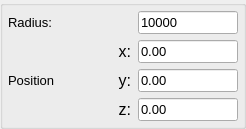
                <widget class="QGroupBox" name="groupBox_7">
                 <property name="sizePolicy">
                  <sizepolicy hsizetype="Expanding" vsizetype="Maximum">
                   <horstretch>0</horstretch>
                   <verstretch>0</verstretch>
                  </sizepolicy>
                 </property>
                 <property name="title">
                  <string/>
                 </property>
                 <layout class="QGridLayout" name="gridLayout_3">
                  <property name="leftMargin">
                   <number>5</number>
                  </property>
                  <property name="topMargin">
                   <number>5</number>
                  </property>
                  <property name="rightMargin">
                   <number>5</number>
                  </property>
                  <property name="bottomMargin">
                   <number>5</number>
                  </property>
                  <item row="0" column="0">
                   <layout class="QVBoxLayout" name="verticalLayout_16">
                    <item>
                     <layout class="QHBoxLayout" name="horizontalLayout_20">
                      <item>
                       <widget class="QLabel" name="label_radius">
                        <property name="enabled">
                         <bool>true</bool>
                        </property>
                        <property name="font">
                         <font>
                          <pointsize>10</pointsize>
                          <italic>false</italic>
                         </font>
                        </property>
                        <property name="text">
                         <string>Radius:</string>
                        </property>
                       </widget>
                      </item>
                      <item>
                       <spacer name="horizontalSpacer_2">
                        <property name="orientation">
                         <enum>Qt::Horizontal</enum>
                        </property>
                        <property name="sizeHint" stdset="0">
                         <size>
                          <width>40</width>
                          <height>20</height>
                         </size>
                        </property>
                       </spacer>
                      </item>
                      <item>
                       <widget class="QLineEdit" name="lineEdit_Radius">
                        <property name="enabled">
                         <bool>true</bool>
                        </property>
                        <property name="sizePolicy">
                         <sizepolicy hsizetype="Expanding" vsizetype="Fixed">
                          <horstretch>0</horstretch>
                          <verstretch>0</verstretch>
                         </sizepolicy>
                        </property>
                        <property name="maximumSize">
                         <size>
                          <width>100</width>
                          <height>16777215</height>
                         </size>
                        </property>
                        <property name="font">
                         <font>
                          <pointsize>10</pointsize>
                          <italic>false</italic>
                         </font>
                        </property>
                        <property name="toolTip">
                         <string>Set the radius of the sky dome (mm).</string>
                        </property>
                        <property name="text">
                         <string>10000</string>
                        </property>
                       </widget>
                      </item>
                     </layout>
                    </item>
                   </layout>
                  </item>
                  <item row="1" column="0">
                   <layout class="QHBoxLayout" name="horizontalLayout_22">
                    <item>
                     <widget class="QLabel" name="label_Position">
                      <property name="enabled">
                       <bool>true</bool>
                      </property>
                      <property name="font">
                       <font>
                        <pointsize>10</pointsize>
                        <italic>false</italic>
                       </font>
                      </property>
                      <property name="toolTip">
                       <string>Adjust the center of the dome according to the project.</string>
                      </property>
                      <property name="text">
                       <string>Position</string>
                      </property>
                     </widget>
                    </item>
                    <item>
                     <layout class="QGridLayout" name="gridLayout_1">
                      <item row="1" column="1">
                       <widget class="QLineEdit" name="lineEdit_Position_y">
                        <property name="enabled">
                         <bool>true</bool>
                        </property>
                        <property name="sizePolicy">
                         <sizepolicy hsizetype="Maximum" vsizetype="Fixed">
                          <horstretch>0</horstretch>
                          <verstretch>0</verstretch>
                         </sizepolicy>
                        </property>
                        <property name="maximumSize">
                         <size>
                          <width>100</width>
                          <height>16777215</height>
                         </size>
                        </property>
                        <property name="font">
                         <font>
                          <pointsize>10</pointsize>
                          <italic>false</italic>
                         </font>
                        </property>
                        <property name="toolTip">
                         <string>Adjust the y position of the center of the 
dome according to the project (mm).</string>
                        </property>
                        <property name="text">
                         <string>0.00</string>
                        </property>
                       </widget>
                      </item>
                      <item row="2" column="0">
                       <widget class="QLabel" name="label_Position_z">
                        <property name="enabled">
                         <bool>true</bool>
                        </property>
                        <property name="sizePolicy">
                         <sizepolicy hsizetype="Minimum" vsizetype="Preferred">
                          <horstretch>0</horstretch>
                          <verstretch>0</verstretch>
                         </sizepolicy>
                        </property>
                        <property name="font">
                         <font>
                          <pointsize>12</pointsize>
                          <italic>false</italic>
                         </font>
                        </property>
                        <property name="layoutDirection">
                         <enum>Qt::RightToLeft</enum>
                        </property>
                        <property name="text">
                         <string>             z:</string>
                        </property>
                       </widget>
                      </item>
                      <item row="1" column="0">
                       <widget class="QLabel" name="label_Position_y">
                        <property name="enabled">
                         <bool>true</bool>
                        </property>
                        <property name="sizePolicy">
                         <sizepolicy hsizetype="Preferred" vsizetype="Preferred">
                          <horstretch>0</horstretch>
                          <verstretch>0</verstretch>
                         </sizepolicy>
                        </property>
                        <property name="font">
                         <font>
                          <pointsize>12</pointsize>
                          <italic>false</italic>
                         </font>
                        </property>
                        <property name="layoutDirection">
                         <enum>Qt::RightToLeft</enum>
                        </property>
                        <property name="text">
                         <string>             y:</string>
                        </property>
                       </widget>
                      </item>
                      <item row="0" column="1">
                       <widget class="QLineEdit" name="lineEdit_Position_x">
                        <property name="enabled">
                         <bool>true</bool>
                        </property>
                        <property name="sizePolicy">
                         <sizepolicy hsizetype="Maximum" vsizetype="Fixed">
                          <horstretch>0</horstretch>
                          <verstretch>0</verstretch>
                         </sizepolicy>
                        </property>
                        <property name="maximumSize">
                         <size>
                          <width>100</width>
                          <height>16777215</height>
                         </size>
                        </property>
                        <property name="font">
                         <font>
                          <pointsize>10</pointsize>
                          <italic>false</italic>
                         </font>
                        </property>
                        <property name="toolTip">
                         <string>Adjust the x position of the center of the 
dome according to the project (mm).</string>
                        </property>
                        <property name="text">
                         <string>0.00</string>
                        </property>
                       </widget>
                      </item>
                      <item row="2" column="1">
                       <widget class="QLineEdit" name="lineEdit_Position_z">
                        <property name="enabled">
                         <bool>true</bool>
                        </property>
                        <property name="sizePolicy">
                         <sizepolicy hsizetype="Maximum" vsizetype="Fixed">
                          <horstretch>0</horstretch>
                          <verstretch>0</verstretch>
                         </sizepolicy>
                        </property>
                        <property name="maximumSize">
                         <size>
                          <width>100</width>
                          <height>16777215</height>
                         </size>
                        </property>
                        <property name="font">
                         <font>
                          <pointsize>10</pointsize>
                          <italic>false</italic>
                         </font>
                        </property>
                        <property name="toolTip">
                         <string>Adjust the z position of the center of the 
dome according to the project (mm).</string>
                        </property>
                        <property name="text">
                         <string>0.00</string>
                        </property>
                       </widget>
                      </item>
                      <item row="0" column="0">
                       <widget class="QLabel" name="label_Position_x">
                        <property name="enabled">
                         <bool>true</bool>
                        </property>
                        <property name="sizePolicy">
                         <sizepolicy hsizetype="Minimum" vsizetype="Preferred">
                          <horstretch>0</horstretch>
                          <verstretch>0</verstretch>
                         </sizepolicy>
                        </property>
                        <property name="maximumSize">
                         <size>
                          <width>100</width>
                          <height>16777215</height>
                         </size>
                        </property>
                        <property name="font">
                         <font>
                          <pointsize>12</pointsize>
                          <italic>false</italic>
                          <kerning>true</kerning>
                         </font>
                        </property>
                        <property name="layoutDirection">
                         <enum>Qt::RightToLeft</enum>
                        </property>
                        <property name="text">
                         <string>             x:</string>
                        </property>
                       </widget>
                      </item>
                     </layout>
                    </item>
                   </layout>
                  </item>
                 </layout>
                </widget>
